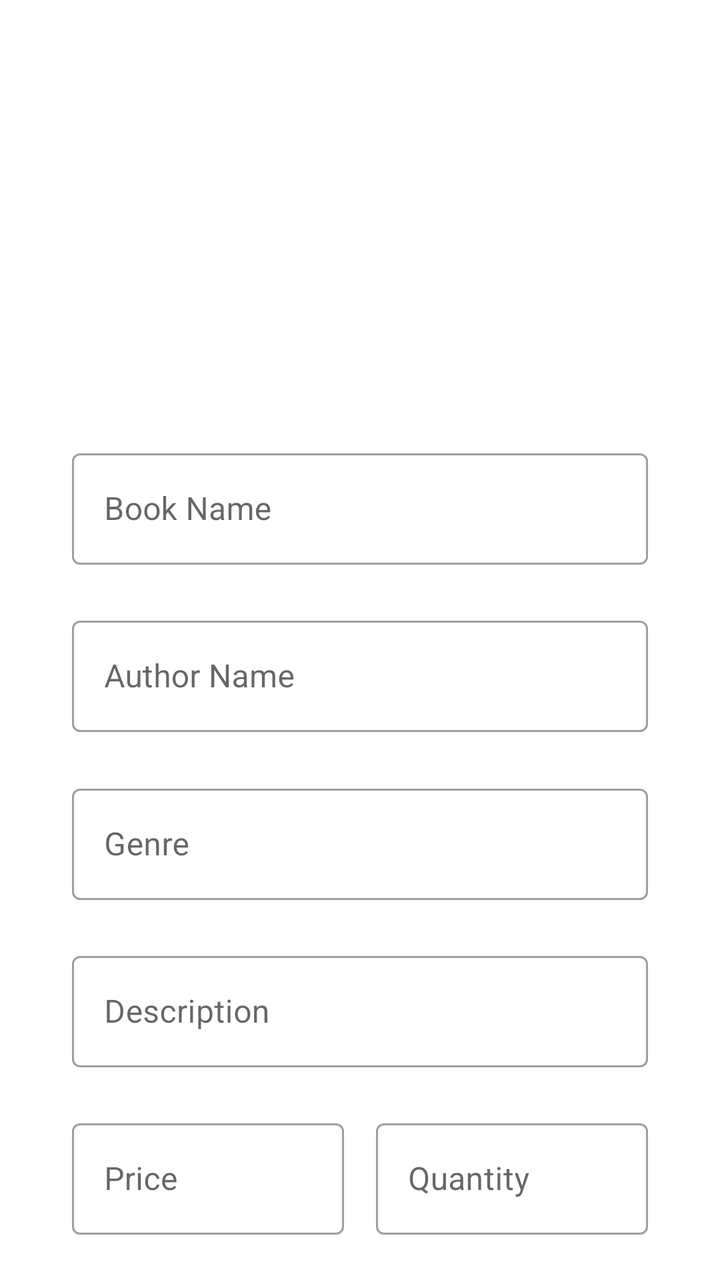
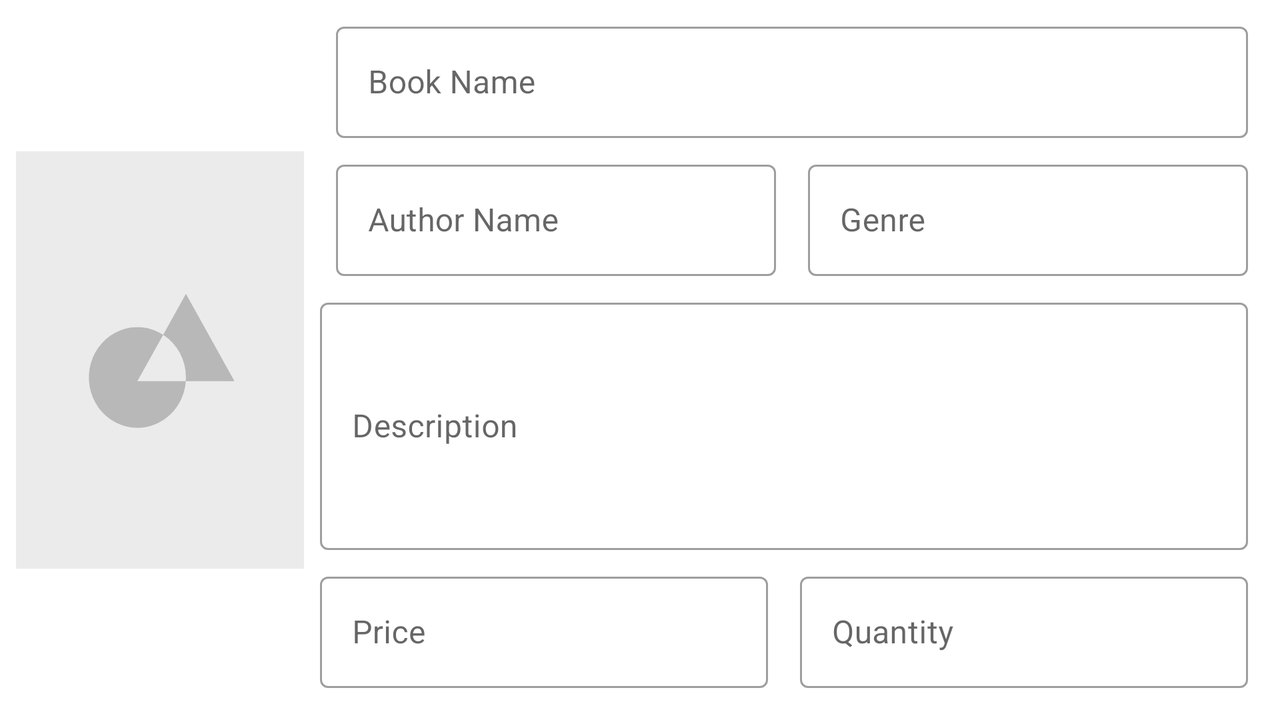

The same Android screen from two of the app's own layout files: first res/layout/ as a phone draws it, then the repository's variant for another configuration, drawn on a device whose configuration selects that folder. Both files follow.
<!-- AndroidManifest.xml: application theme Theme.BookLibrary.Base -->
<!-- res/layout/fragment_update.xml -->
<?xml version="1.0" encoding="utf-8"?>
<androidx.constraintlayout.widget.ConstraintLayout xmlns:android="http://schemas.android.com/apk/res/android"
    xmlns:app="http://schemas.android.com/apk/res-auto"
    xmlns:tools="http://schemas.android.com/tools"
    android:layout_width="match_parent"
    android:layout_height="match_parent"
    tools:context=".fragments.UpdateFragment">

    <ImageView
        android:id="@+id/bookCover"
        android:layout_width="wrap_content"
        android:layout_height="0dp"
        android:layout_marginTop="8dp"
        android:contentDescription="@string/content_desc_img"
        android:src="@drawable/dummy_cover"
        app:layout_constraintBottom_toTopOf="@id/book_name_layout"
        app:layout_constraintEnd_toEndOf="parent"
        app:layout_constraintHorizontal_bias="0.5"
        app:layout_constraintHeight_percent="0.25"
        app:layout_constraintStart_toStartOf="parent"
        app:layout_constraintTop_toTopOf="parent"
        app:layout_constraintVertical_bias="0.0" />

    <com.google.android.material.textfield.TextInputLayout
        android:id="@+id/book_name_layout"
        style="@style/Widget.MaterialComponents.TextInputLayout.OutlinedBox"
        android:layout_width="0dp"
        android:layout_height="wrap_content"
        android:layout_marginTop="8dp"
        app:layout_constraintBottom_toTopOf="@+id/author_name_layout"
        app:layout_constraintEnd_toEndOf="parent"
        app:layout_constraintHorizontal_bias="0.5"
        app:layout_constraintStart_toStartOf="parent"
        app:layout_constraintTop_toBottomOf="@+id/bookCover"
        app:layout_constraintWidth_percent="0.8">

        <com.google.android.material.textfield.TextInputEditText
            android:id="@+id/book_name"
            android:layout_width="match_parent"
            android:layout_height="wrap_content"
            android:hint="@string/book_name"
            android:inputType="textPhonetic" />
    </com.google.android.material.textfield.TextInputLayout>

    <com.google.android.material.textfield.TextInputLayout
        android:id="@+id/author_name_layout"
        style="@style/Widget.MaterialComponents.TextInputLayout.OutlinedBox"
        android:layout_width="0dp"
        android:layout_height="wrap_content"
        app:layout_constraintBottom_toTopOf="@+id/genre_layout"
        app:layout_constraintEnd_toEndOf="@+id/book_name_layout"
        app:layout_constraintStart_toStartOf="@+id/book_name_layout"
        app:layout_constraintTop_toBottomOf="@+id/book_name_layout">

        <com.google.android.material.textfield.TextInputEditText
            android:id="@+id/author_name"
            android:layout_width="match_parent"
            android:layout_height="wrap_content"
            android:hint="@string/author_name"
            android:inputType="textPhonetic" />
    </com.google.android.material.textfield.TextInputLayout>

    <com.google.android.material.textfield.TextInputLayout
        android:id="@+id/genre_layout"
        style="@style/Widget.MaterialComponents.TextInputLayout.OutlinedBox"
        android:layout_width="0dp"
        android:layout_height="wrap_content"
        app:layout_constraintBottom_toTopOf="@+id/description_layout"
        app:layout_constraintEnd_toEndOf="@+id/author_name_layout"
        app:layout_constraintStart_toStartOf="@+id/author_name_layout"
        app:layout_constraintTop_toBottomOf="@+id/author_name_layout">

        <com.google.android.material.textfield.TextInputEditText
            android:id="@+id/genre"
            android:layout_width="match_parent"
            android:layout_height="wrap_content"
            android:hint="@string/genre" />
    </com.google.android.material.textfield.TextInputLayout>

    <com.google.android.material.textfield.TextInputLayout
        android:id="@+id/description_layout"
        style="@style/Widget.MaterialComponents.TextInputLayout.OutlinedBox"
        android:layout_width="0dp"
        android:layout_height="wrap_content"
        app:layout_constraintBottom_toTopOf="@+id/linearLayout"
        app:layout_constraintEnd_toEndOf="@+id/genre_layout"
        app:layout_constraintStart_toStartOf="@+id/genre_layout"
        app:layout_constraintTop_toBottomOf="@+id/genre_layout">

        <com.google.android.material.textfield.TextInputEditText
            android:id="@+id/description_update"
            android:layout_width="match_parent"
            android:layout_height="wrap_content"
            android:ellipsize="end"
            android:hint="@string/description"
            android:inputType="textPhonetic"
            android:lines="3"
            android:maxLines="3" />
    </com.google.android.material.textfield.TextInputLayout>

    <LinearLayout
        android:id="@+id/linearLayout"
        android:layout_width="0dp"
        android:layout_height="wrap_content"
        android:orientation="horizontal"
        app:layout_constraintBottom_toBottomOf="parent"
        app:layout_constraintEnd_toEndOf="@+id/description_layout"
        app:layout_constraintStart_toStartOf="@+id/description_layout"
        android:baselineAligned="false"
        app:layout_constraintTop_toBottomOf="@+id/description_layout">

        <com.google.android.material.textfield.TextInputLayout
            android:id="@+id/price_layout"
            style="@style/Widget.MaterialComponents.TextInputLayout.OutlinedBox"
            android:layout_width="wrap_content"
            android:layout_height="match_parent"
            android:layout_marginEnd="8dp"
            android:layout_weight="1">

            <com.google.android.material.textfield.TextInputEditText
                android:id="@+id/price"
                android:layout_width="match_parent"
                android:layout_height="wrap_content"
                android:hint="@string/price"
                android:inputType="numberDecimal" />
        </com.google.android.material.textfield.TextInputLayout>

        <com.google.android.material.textfield.TextInputLayout
            android:id="@+id/quantity_layout"
            style="@style/Widget.MaterialComponents.TextInputLayout.OutlinedBox"
            android:layout_width="wrap_content"
            android:layout_height="match_parent"
            android:layout_marginStart="8dp"
            android:layout_weight="1">

            <com.google.android.material.textfield.TextInputEditText
                android:id="@+id/quantity"
                android:layout_width="match_parent"
                android:layout_height="wrap_content"
                android:hint="@string/quantity"
                android:inputType="number" />
        </com.google.android.material.textfield.TextInputLayout>
    </LinearLayout>
</androidx.constraintlayout.widget.ConstraintLayout>
<!-- resources referenced by this layout -->
<resources>
  <string name="author_name">Author Name</string>
  <string name="book_name">Book Name</string>
  <string name="content_desc_img">The Cover Page of the Book</string>
  <string name="description">Description</string>
  <string name="genre">Genre</string>
  <string name="price">Price</string>
  <string name="quantity">Quantity</string>
  <style name="Theme.BookLibrary.Base" parent="Theme.BookLibrary" />
  <!-- from res/values-v29/ -->
  <style name="Theme.BookLibrary" parent="Theme.MaterialComponents.Light.DarkActionBar">
          
          <item name="colorPrimary">@color/green_500</item>
          <item name="colorPrimaryVariant">@color/green_700</item>
          <item name="colorOnPrimary">@color/white</item>
          
          <item name="colorSecondary">@color/green_A200</item>
          <item name="colorSecondaryVariant">@color/green_V700</item>
          <item name="colorOnSecondary">@color/black</item>
          
          <item name="android:statusBarColor" tools:targetApi="l">?attr/colorPrimaryVariant</item>
          
          <item name="android:forceDarkAllowed">false</item>
          <item name="android:windowContentTransitions">true</item>
      </style>
  <color name="green_500">#4CAF50</color>
  <color name="green_700">#388E3C</color>
  <color name="white">#FFFFFFFF</color>
  <color name="green_A200">#69F0AE</color>
  <color name="green_V700">#2BBD7E</color>
  <color name="black">#FF000000</color>
</resources>
<!-- res/layout-land/fragment_update.xml (the repository's variant of the layout above) -->
<!-- drawn on the phone turned sideways -->
<?xml version="1.0" encoding="utf-8"?>
<androidx.constraintlayout.widget.ConstraintLayout xmlns:android="http://schemas.android.com/apk/res/android"
    xmlns:app="http://schemas.android.com/apk/res-auto"
    xmlns:tools="http://schemas.android.com/tools"
    android:layout_width="match_parent"
    android:layout_height="match_parent"
    tools:context=".fragments.UpdateFragment">

    <ImageView
        android:id="@+id/bookCover"
        android:layout_width="0dp"
        android:layout_height="0dp"
        android:layout_marginStart="8dp"
        android:layout_marginTop="8dp"
        android:layout_marginEnd="8dp"
        android:layout_marginBottom="8dp"
        android:contentDescription="@string/content_desc_img"
        android:scaleType="fitCenter"
        android:src="@drawable/ic_placeholder_image"
        app:layout_constraintBottom_toBottomOf="parent"
        app:layout_constraintDimensionRatio="4:6"
        app:layout_constraintEnd_toStartOf="@+id/guideline"
        app:layout_constraintStart_toStartOf="parent"
        app:layout_constraintTop_toTopOf="parent" />

    <com.google.android.material.textfield.TextInputLayout
        android:id="@+id/genre_layout"
        style="@style/Widget.MaterialComponents.TextInputLayout.OutlinedBox"
        android:layout_width="0dp"
        android:layout_height="wrap_content"
        android:layout_marginStart="8dp"
        android:layout_marginTop="8dp"
        android:layout_marginEnd="16dp"
        app:layout_constraintBottom_toBottomOf="@+id/author_name_layout"
        app:layout_constraintEnd_toEndOf="parent"
        app:layout_constraintHorizontal_bias="0.5"
        app:layout_constraintStart_toEndOf="@+id/author_name_layout"
        app:layout_constraintTop_toBottomOf="@+id/book_name_layout">

        <com.google.android.material.textfield.TextInputEditText
            android:id="@+id/genre"
            android:layout_width="match_parent"
            android:layout_height="wrap_content"
            android:hint="@string/genre"
            android:singleLine="true" />
    </com.google.android.material.textfield.TextInputLayout>

    <com.google.android.material.textfield.TextInputLayout
        android:id="@+id/book_name_layout"
        style="@style/Widget.MaterialComponents.TextInputLayout.OutlinedBox"
        android:layout_width="0dp"
        android:layout_height="wrap_content"
        android:layout_marginStart="8dp"
        android:layout_marginTop="8dp"
        android:layout_marginEnd="16dp"
        app:layout_constraintEnd_toEndOf="parent"
        app:layout_constraintStart_toStartOf="@+id/guideline"
        app:layout_constraintTop_toTopOf="parent">

        <com.google.android.material.textfield.TextInputEditText
            android:id="@+id/book_name"
            android:layout_width="match_parent"
            android:layout_height="wrap_content"
            android:hint="@string/book_name"
            android:inputType="textPhonetic" />
    </com.google.android.material.textfield.TextInputLayout>

    <com.google.android.material.textfield.TextInputLayout
        android:id="@+id/description_layout"
        style="@style/Widget.MaterialComponents.TextInputLayout.OutlinedBox"
        android:layout_width="0dp"
        android:layout_height="0dp"
        android:layout_marginTop="8dp"
        android:layout_marginEnd="16dp"
        android:layout_marginBottom="8dp"
        app:layout_constraintBottom_toTopOf="@+id/linearLayout"
        app:layout_constraintEnd_toEndOf="parent"
        app:layout_constraintStart_toStartOf="@+id/guideline"
        app:layout_constraintTop_toBottomOf="@+id/author_name_layout">

        <com.google.android.material.textfield.TextInputEditText
            android:id="@+id/description_update"
            android:layout_width="match_parent"
            android:layout_height="match_parent"
            android:ellipsize="end"
            android:hint="@string/description"
            android:inputType="textPhonetic"
            android:lines="2"
            android:maxLines="2"
            android:singleLine="false" />
    </com.google.android.material.textfield.TextInputLayout>

    <LinearLayout
        android:id="@+id/linearLayout"
        android:layout_width="0dp"
        android:layout_height="wrap_content"
        android:layout_marginEnd="16dp"
        android:layout_marginBottom="16dp"
        android:baselineAligned="false"
        android:orientation="horizontal"
        app:layout_constraintBottom_toBottomOf="parent"
        app:layout_constraintEnd_toEndOf="parent"
        app:layout_constraintStart_toStartOf="@+id/guideline">

        <com.google.android.material.textfield.TextInputLayout
            android:id="@+id/price_layout"
            style="@style/Widget.MaterialComponents.TextInputLayout.OutlinedBox"
            android:layout_width="wrap_content"
            android:layout_height="match_parent"
            android:layout_marginEnd="8dp"
            android:layout_weight="1">

            <com.google.android.material.textfield.TextInputEditText
                android:id="@+id/price"
                android:layout_width="match_parent"
                android:layout_height="wrap_content"
                android:hint="@string/price"
                android:inputType="numberDecimal" />
        </com.google.android.material.textfield.TextInputLayout>

        <com.google.android.material.textfield.TextInputLayout
            android:id="@+id/quantity_layout"
            style="@style/Widget.MaterialComponents.TextInputLayout.OutlinedBox"
            android:layout_width="wrap_content"
            android:layout_height="match_parent"
            android:layout_marginStart="8dp"
            android:layout_weight="1">

            <com.google.android.material.textfield.TextInputEditText
                android:id="@+id/quantity"
                android:layout_width="match_parent"
                android:layout_height="wrap_content"
                android:hint="@string/quantity"
                android:inputType="number" />
        </com.google.android.material.textfield.TextInputLayout>
    </LinearLayout>

    <com.google.android.material.textfield.TextInputLayout
        android:id="@+id/author_name_layout"
        style="@style/Widget.MaterialComponents.TextInputLayout.OutlinedBox"
        android:layout_width="0dp"
        android:layout_height="wrap_content"
        android:layout_marginStart="8dp"
        android:layout_marginTop="8dp"
        android:layout_marginEnd="8dp"
        app:layout_constraintEnd_toStartOf="@+id/genre_layout"
        app:layout_constraintHorizontal_bias="0.0"
        app:layout_constraintHorizontal_chainStyle="packed"
        app:layout_constraintStart_toEndOf="@+id/bookCover"
        app:layout_constraintStart_toStartOf="@+id/guideline"
        app:layout_constraintTop_toBottomOf="@+id/book_name_layout">

        <com.google.android.material.textfield.TextInputEditText
            android:id="@+id/author_name"
            android:layout_width="match_parent"
            android:layout_height="wrap_content"
            android:hint="@string/author_name"
            android:inputType="textPhonetic" />
    </com.google.android.material.textfield.TextInputLayout>

    <androidx.constraintlayout.widget.Guideline
        android:id="@+id/guideline"
        android:layout_width="wrap_content"
        android:layout_height="wrap_content"
        android:orientation="vertical"
        app:layout_constraintGuide_percent="0.25" />
</androidx.constraintlayout.widget.ConstraintLayout>
<!-- resources referenced by the variant -->
<!-- as the phone turned sideways resolves them -->
<resources>
  <!-- drawable ic_placeholder_image (drawable) -->
  <vector xmlns:android="http://schemas.android.com/apk/res/android"
      android:width="100dp"
      android:height="145dp"
      android:viewportWidth="114.568"
      android:viewportHeight="160">
    <path
        android:pathData="M0,0h114.568v160h-114.568z"
        android:fillColor="#ebebeb"/>
    <path
        android:pathData="M48.285,106.008A19.307,19.307 0,1 1,58.545 70.339L48.285,88.116L67.548,88.116A19.313,19.313 0,0 1,48.285 106.008ZM86.913,88.117L67.548,88.117c0.034,-0.466 0.051,-0.942 0.051,-1.416a19.219,19.219 0,0 0,-9.055 -16.361L67.599,54.65 86.913,88.116Z"
        android:fillColor="#b8b8b8"/>
  </vector>
  <string name="author_name">Author Name</string>
  <string name="book_name">Book Name</string>
  <string name="content_desc_img">The Cover Page of the Book</string>
  <string name="description">Description</string>
  <string name="genre">Genre</string>
  <string name="price">Price</string>
  <string name="quantity">Quantity</string>
  <style name="Theme.BookLibrary.Base" parent="Theme.BookLibrary" />
  <!-- from res/values-v29/ -->
  <style name="Theme.BookLibrary" parent="Theme.MaterialComponents.Light.DarkActionBar">
          
          <item name="colorPrimary">@color/green_500</item>
          <item name="colorPrimaryVariant">@color/green_700</item>
          <item name="colorOnPrimary">@color/white</item>
          
          <item name="colorSecondary">@color/green_A200</item>
          <item name="colorSecondaryVariant">@color/green_V700</item>
          <item name="colorOnSecondary">@color/black</item>
          
          <item name="android:statusBarColor" tools:targetApi="l">?attr/colorPrimaryVariant</item>
          
          <item name="android:forceDarkAllowed">false</item>
          <item name="android:windowContentTransitions">true</item>
      </style>
  <color name="green_500">#4CAF50</color>
  <color name="green_700">#388E3C</color>
  <color name="white">#FFFFFFFF</color>
  <color name="green_A200">#69F0AE</color>
  <color name="green_V700">#2BBD7E</color>
  <color name="black">#FF000000</color>
</resources>
